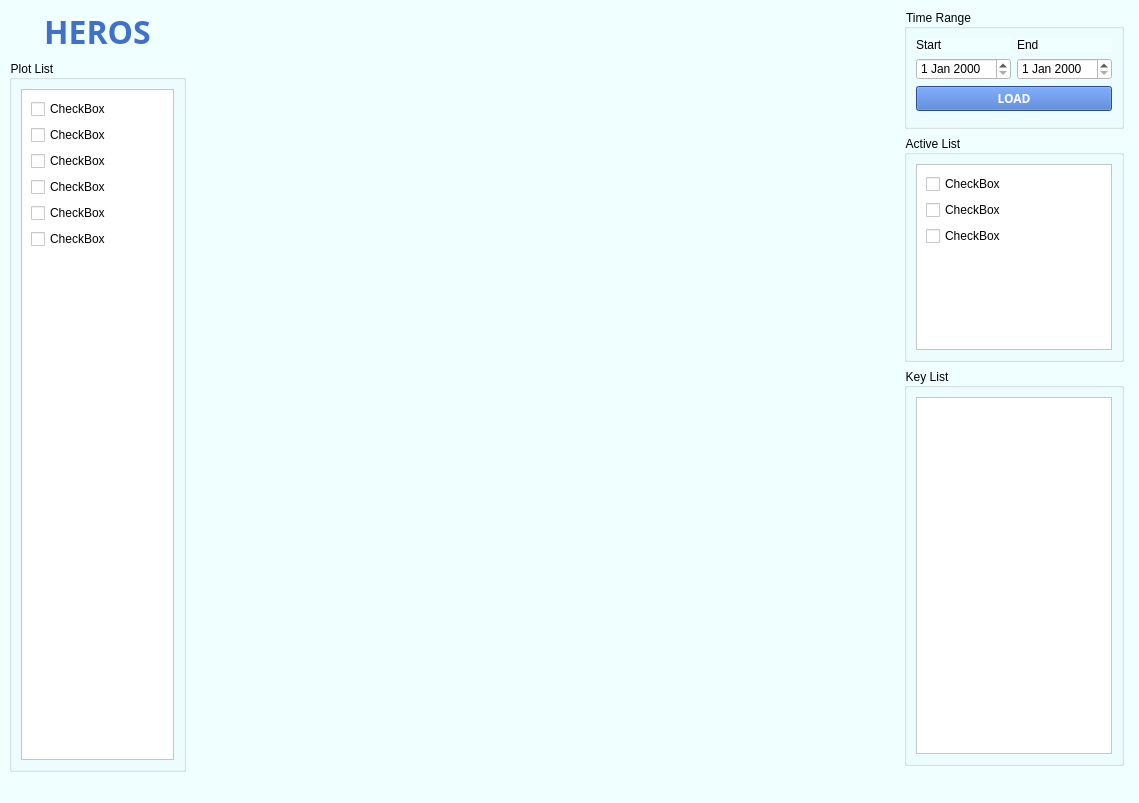
<?xml version="1.0" encoding="UTF-8"?>
<ui version="4.0">
 <class>MainWindow</class>
 <widget class="QMainWindow" name="MainWindow">
  <property name="geometry">
   <rect>
    <x>0</x>
    <y>0</y>
    <width>1139</width>
    <height>803</height>
   </rect>
  </property>
  <property name="windowTitle">
   <string>MainWindow</string>
  </property>
  <property name="styleSheet">
   <string notr="true">background-color: rgb(240, 255, 255);</string>
  </property>
  <widget class="QWidget" name="centralwidget">
   <layout class="QGridLayout" name="gridLayout">
    <item row="0" column="0">
     <layout class="QHBoxLayout" name="horizontalLayout" stretch="2,8,2">
      <property name="rightMargin">
       <number>6</number>
      </property>
      <item>
       <layout class="QVBoxLayout" name="verticalLayout_5">
        <item>
         <widget class="QLabel" name="label_3">
          <property name="font">
           <font>
            <family>Arial Black</family>
            <pointsize>24</pointsize>
            <weight>75</weight>
            <bold>true</bold>
           </font>
          </property>
          <property name="styleSheet">
           <string notr="true">color: rgb(63, 113, 202);</string>
          </property>
          <property name="text">
           <string>HEROS</string>
          </property>
          <property name="alignment">
           <set>Qt::AlignCenter</set>
          </property>
         </widget>
        </item>
        <item>
         <widget class="QGroupBox" name="groupBox_3">
          <property name="title">
           <string>Plot List</string>
          </property>
          <layout class="QGridLayout" name="gridLayout_6">
           <item row="0" column="0">
            <widget class="QScrollArea" name="scrollArea_2">
             <property name="styleSheet">
              <string notr="true">background-color: rgb(255, 255, 255);</string>
             </property>
             <property name="widgetResizable">
              <bool>true</bool>
             </property>
             <widget class="QWidget" name="scrollAreaWidgetContents_2">
              <property name="geometry">
               <rect>
                <x>0</x>
                <y>0</y>
                <width>156</width>
                <height>655</height>
               </rect>
              </property>
              <layout class="QGridLayout" name="gridLayout_8">
               <item row="0" column="0">
                <layout class="QVBoxLayout" name="verticalLayout_6">
                 <item>
                  <widget class="QCheckBox" name="checkBox_5">
                   <property name="text">
                    <string>CheckBox</string>
                   </property>
                  </widget>
                 </item>
                 <item>
                  <widget class="QCheckBox" name="checkBox_3">
                   <property name="enabled">
                    <bool>true</bool>
                   </property>
                   <property name="text">
                    <string>CheckBox</string>
                   </property>
                   <property name="checked">
                    <bool>false</bool>
                   </property>
                   <property name="tristate">
                    <bool>false</bool>
                   </property>
                  </widget>
                 </item>
                 <item>
                  <widget class="QCheckBox" name="checkBox_2">
                   <property name="text">
                    <string>CheckBox</string>
                   </property>
                  </widget>
                 </item>
                 <item>
                  <widget class="QCheckBox" name="checkBox_4">
                   <property name="text">
                    <string>CheckBox</string>
                   </property>
                  </widget>
                 </item>
                 <item>
                  <widget class="QCheckBox" name="checkBox">
                   <property name="text">
                    <string>CheckBox</string>
                   </property>
                  </widget>
                 </item>
                 <item>
                  <widget class="QCheckBox" name="checkBox_6">
                   <property name="text">
                    <string>CheckBox</string>
                   </property>
                  </widget>
                 </item>
                </layout>
               </item>
               <item row="1" column="0">
                <spacer name="verticalSpacer">
                 <property name="orientation">
                  <enum>Qt::Vertical</enum>
                 </property>
                 <property name="sizeHint" stdset="0">
                  <size>
                   <width>20</width>
                   <height>40</height>
                  </size>
                 </property>
                </spacer>
               </item>
              </layout>
             </widget>
            </widget>
           </item>
          </layout>
         </widget>
        </item>
       </layout>
      </item>
      <item>
       <layout class="QVBoxLayout" name="verticalLayout_2">
        <item>
         <widget class="PlotWidget" name="graphWidget" native="true"/>
        </item>
       </layout>
      </item>
      <item>
       <layout class="QVBoxLayout" name="verticalLayout_4" stretch="2,4,7">
        <property name="bottomMargin">
         <number>6</number>
        </property>
        <item>
         <widget class="QGroupBox" name="groupBox_2">
          <property name="title">
           <string>Time Range</string>
          </property>
          <layout class="QGridLayout" name="gridLayout_4">
           <item row="0" column="0">
            <layout class="QVBoxLayout" name="verticalLayout_3">
             <property name="bottomMargin">
              <number>6</number>
             </property>
             <item>
              <layout class="QGridLayout" name="gridLayout_2">
               <item row="0" column="0">
                <widget class="QLabel" name="label">
                 <property name="text">
                  <string>Start</string>
                 </property>
                </widget>
               </item>
               <item row="1" column="0">
                <widget class="QDateEdit" name="dateEdit">
                 <property name="styleSheet">
                  <string notr="true">background-color: rgb(255, 255, 255);</string>
                 </property>
                </widget>
               </item>
               <item row="0" column="1">
                <widget class="QLabel" name="label_2">
                 <property name="text">
                  <string>End</string>
                 </property>
                </widget>
               </item>
               <item row="1" column="1">
                <widget class="QDateEdit" name="dateEdit_2">
                 <property name="styleSheet">
                  <string notr="true">background-color: rgb(255, 255, 255);</string>
                 </property>
                </widget>
               </item>
              </layout>
             </item>
             <item>
              <widget class="QPushButton" name="pushButton">
               <property name="font">
                <font>
                 <family>Arial Black</family>
                 <weight>75</weight>
                 <bold>true</bold>
                </font>
               </property>
               <property name="styleSheet">
                <string notr="true">background-color: rgb(58, 108, 198);
color: rgb(255, 255, 255);</string>
               </property>
               <property name="text">
                <string>LOAD</string>
               </property>
               <property name="default">
                <bool>false</bool>
               </property>
               <property name="flat">
                <bool>false</bool>
               </property>
              </widget>
             </item>
            </layout>
           </item>
          </layout>
         </widget>
        </item>
        <item>
         <widget class="QGroupBox" name="groupBox">
          <property name="title">
           <string>Active List</string>
          </property>
          <layout class="QGridLayout" name="gridLayout_5">
           <item row="0" column="0">
            <widget class="QScrollArea" name="scrollArea">
             <property name="styleSheet">
              <string notr="true">background-color: rgb(255, 255, 255);</string>
             </property>
             <property name="widgetResizable">
              <bool>true</bool>
             </property>
             <widget class="QWidget" name="scrollAreaWidgetContents">
              <property name="geometry">
               <rect>
                <x>0</x>
                <y>0</y>
                <width>176</width>
                <height>189</height>
               </rect>
              </property>
              <layout class="QGridLayout" name="gridLayout_3">
               <item row="0" column="0">
                <layout class="QVBoxLayout" name="verticalLayout">
                 <item>
                  <widget class="QCheckBox" name="checkBox_8">
                   <property name="text">
                    <string>CheckBox</string>
                   </property>
                  </widget>
                 </item>
                 <item>
                  <widget class="QCheckBox" name="checkBox_7">
                   <property name="text">
                    <string>CheckBox</string>
                   </property>
                  </widget>
                 </item>
                 <item>
                  <widget class="QCheckBox" name="checkBox_9">
                   <property name="text">
                    <string>CheckBox</string>
                   </property>
                  </widget>
                 </item>
                </layout>
               </item>
               <item row="1" column="0">
                <spacer name="verticalSpacer_2">
                 <property name="orientation">
                  <enum>Qt::Vertical</enum>
                 </property>
                 <property name="sizeHint" stdset="0">
                  <size>
                   <width>20</width>
                   <height>40</height>
                  </size>
                 </property>
                </spacer>
               </item>
              </layout>
             </widget>
            </widget>
           </item>
          </layout>
         </widget>
        </item>
        <item>
         <widget class="QGroupBox" name="groupBox_4">
          <property name="title">
           <string>Key List</string>
          </property>
          <layout class="QGridLayout" name="gridLayout_7">
           <item row="0" column="0">
            <widget class="QListWidget" name="listWidget">
             <property name="styleSheet">
              <string notr="true">background-color: rgb(255, 255, 255);</string>
             </property>
            </widget>
           </item>
          </layout>
         </widget>
        </item>
       </layout>
      </item>
     </layout>
    </item>
   </layout>
  </widget>
  <widget class="QMenuBar" name="menubar">
   <property name="geometry">
    <rect>
     <x>0</x>
     <y>0</y>
     <width>1139</width>
     <height>21</height>
    </rect>
   </property>
  </widget>
  <widget class="QStatusBar" name="statusbar"/>
 </widget>
 <customwidgets>
  <customwidget>
   <class>PlotWidget</class>
   <extends>QWidget</extends>
   <header>pyqtgraph</header>
   <container>1</container>
  </customwidget>
 </customwidgets>
 <resources/>
 <connections/>
</ui>
